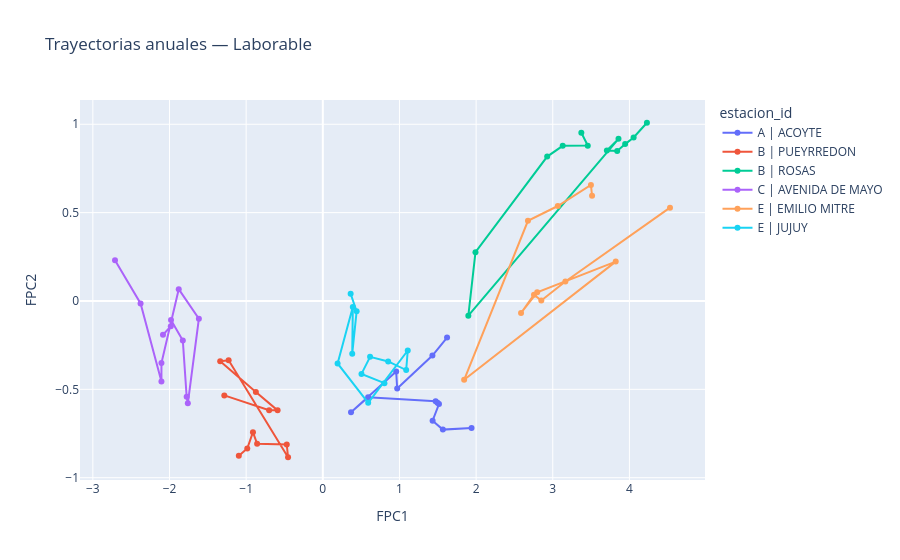
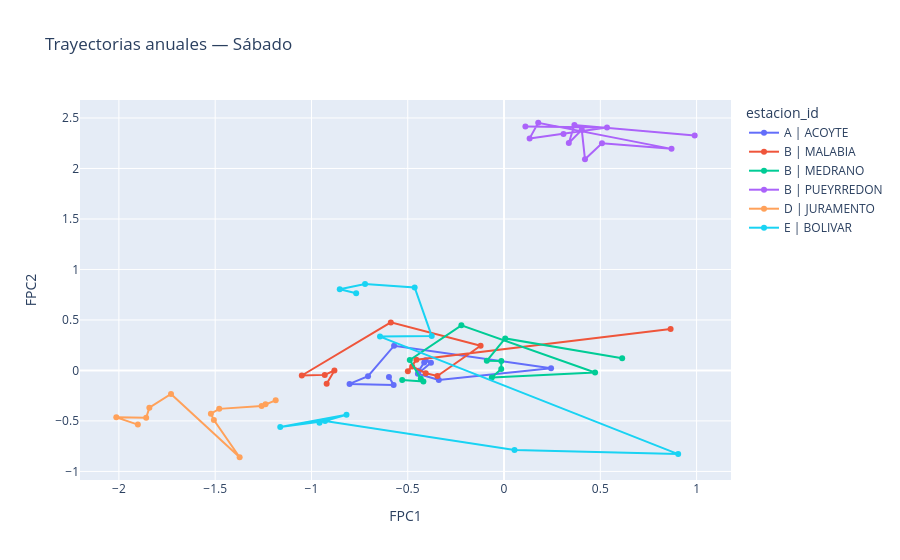
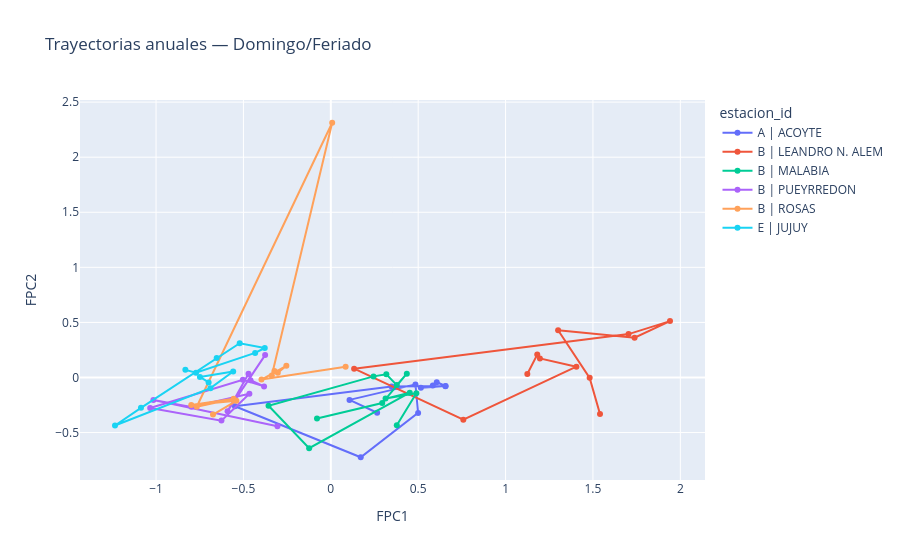

These figures' notebook cell, in order:
### Markdown cell above
## 7. Evolución anual con clusters comparables

Los clusters se ajustan una sola vez por segmento, por lo que sus etiquetas pueden seguirse a lo largo del tiempo. Para evitar conclusiones engañosas:

- los años parciales se excluyen de los gráficos de evolución por defecto;
- las proporciones anuales se muestran con **barras apiladas**, porque los años son observaciones discretas;
- se calcula una matriz de transición entre clusters de años consecutivos;
- las trayectorias se muestran sin rotular cada punto, usando información interactiva al pasar el cursor.

### Code cell
if EXCLUIR_ANIOS_PARCIALES_DE_EVOLUCION:
    scores_evol = scores_df[~scores_df["anio_parcial"]].copy()
else:
    scores_evol = scores_df.copy()

anios_parciales = sorted(
    scores_df.loc[scores_df["anio_parcial"], "anio"].unique().tolist()
)
print("Años parciales excluidos de evolución:", anios_parciales)

evolucion_frames = []
transicion_frames = []

for segmento in SEGMENTOS_DIA:
    g = scores_evol[scores_evol["segmento_dia"] == segmento].copy()
    if g.empty:
        continue

    comp = (
        g.groupby(["anio", "cluster_id"], observed=True)
        .size()
        .rename("n")
        .reset_index()
    )
    comp["proporcion"] = comp.groupby("anio")["n"].transform(
        lambda x: x / x.sum()
    )
    comp["segmento_dia"] = segmento
    evolucion_frames.append(comp)

    p = comp.pivot(
        index="anio",
        columns="cluster_id",
        values="proporcion",
    ).fillna(0)
    ax = p.plot(
        kind="bar",
        stacked=True,
        figsize=(11, 5),
        width=.82,
    )
    ax.set_xlabel("Año")
    ax.set_ylabel("Proporción")
    ax.set_title(f"Composición anual de clusters — {segmento}")
    ax.set_ylim(0, 1)
    ax.grid(axis="y", alpha=.22)
    ax.legend(title="Cluster", bbox_to_anchor=(1.01, 1), loc="upper left")
    plt.tight_layout()
    plt.show()

    # Transiciones de una misma estación entre años consecutivos.
    a = g[["estacion_id", "anio", "cluster"]].copy()
    b = a.rename(columns={
        "anio": "anio_siguiente",
        "cluster": "cluster_siguiente",
    })
    pares = a.merge(b, on="estacion_id", how="inner")
    pares = pares[
        pares["anio_siguiente"] == pares["anio"] + 1
    ].copy()

    if not pares.empty:
        ct_n = pd.crosstab(
            pares["cluster"],
            pares["cluster_siguiente"],
        )
        ct = pd.crosstab(
            pares["cluster"],
            pares["cluster_siguiente"],
            normalize="index",
        )

        for i in ct.index:
            for j in ct.columns:
                transicion_frames.append(pd.DataFrame({
                    "segmento_dia": [segmento],
                    "cluster_origen": [int(i)],
                    "cluster_destino": [int(j)],
                    "proporcion": [float(ct.loc[i, j])],
                    "n": [int(ct_n.loc[i, j])],
                }))

        fig, ax = plt.subplots(figsize=(6.2, 5.2))
        im = ax.imshow(ct.to_numpy(), vmin=0, vmax=1, aspect="auto")
        ax.set_xticks(range(len(ct.columns)), [f"C{x}" for x in ct.columns])
        ax.set_yticks(range(len(ct.index)), [f"C{x}" for x in ct.index])
        ax.set_xlabel("Cluster del año siguiente")
        ax.set_ylabel("Cluster del año actual")
        ax.set_title(f"Transiciones anuales — {segmento}")
        for i in range(ct.shape[0]):
            for j in range(ct.shape[1]):
                ax.text(j, i, f"{ct.iloc[i, j]:.0%}", ha="center", va="center")
        fig.colorbar(im, ax=ax, label="Proporción")
        plt.tight_layout()
        plt.show()

    # Trayectorias menos saturadas: solo estaciones con más años disponibles.
    top = (
        g.groupby("estacion_id")["anio"]
        .nunique()
        .sort_values(ascending=False)
        .head(6)
        .index
    )
    tray = g[g["estacion_id"].isin(top)].sort_values(
        ["estacion_id", "anio"]
    )
    if not tray.empty and "FPC2" in tray.columns:
        fig = px.line(
            tray,
            x="FPC1",
            y="FPC2",
            color="estacion_id",
            markers=True,
            hover_data=[
                "anio", "cluster_id", "periodo",
                "pax_diarios_mediana", "distancia_centroide",
            ],
            title=f"Trayectorias anuales — {segmento}",
        )
        fig.show()

# Distancia al cluster de referencia: útil para ver la ruptura pandémica.
desvio_anual = (
    scores_evol.groupby(["segmento_dia", "anio"], observed=True)
    .agg(
        distancia_mediana=("distancia_centroide", "median"),
        distancia_p90=("distancia_centroide", lambda x: x.quantile(.90)),
        perfiles=("curve_id", "size"),
    )
    .reset_index()
)

plt.figure(figsize=(11, 5))
for segmento, g in desvio_anual.groupby("segmento_dia", sort=False):
    plt.plot(
        g["anio"],
        g["distancia_mediana"],
        marker="o",
        label=segmento,
    )
plt.axvspan(2020, 2021, alpha=.10, label="Pandemia")
plt.xlabel("Año")
plt.ylabel("Distancia mediana al centroide")
plt.title("Alejamiento respecto de los patrones de referencia")
plt.grid(alpha=.25)
plt.legend()
plt.tight_layout()
plt.show()

evolucion_clusters = (
    pd.concat(evolucion_frames, ignore_index=True)
    if evolucion_frames else pd.DataFrame()
)
transiciones_clusters = (
    pd.concat(transicion_frames, ignore_index=True)
    if transicion_frames else pd.DataFrame()
)

### Figure 1 — Plotly figure (JSON) as saved in the notebook; plotly's stock layout.template omitted (floating-point values rounded to 4 significant figures)
{"data": [{"customdata": [[2014, "LAB-C1", "Pre-pandemia (2014-2019)", 12760.0, 0.7997], [2015, "LAB-C1", "Pre-pandemia (2014-2019)", 13670.0, 0.7709], [2016, "LAB-C1", "Pre-pandemia (2014-2019)", 14719, 0.7529], [2017, "LAB-C1", "Pre-pandemia (2014-2019)", 15691, 0.6389], [2018, "LAB-C1", "Pre-pandemia (2014-2019)", 16660.0, 0.6372], [2019, "LAB-C1", "Pre-pandemia (2014-2019)", 16397, 0.6355], [2020, "LAB-C1", "Pandemia (2020-2021)", 1539, 1.23], [2021, "LAB-C1", "Pandemia (2020-2021)", 5594, 1.467], [2022, "LAB-C1", "Pospandemia (2022-2026)", 11790.0, 0.8391], [2023, "LAB-C1", "Pospandemia (2022-2026)", 11136, 0.882], [2024, "LAB-C1", "Pospandemia (2022-2026)", 10299, 0.4222], [2025, "LAB-C1", "Pospandemia (2022-2026)", 10720, 0.2485]], "hovertemplate": "estacion_id=A | ACOYTE<br>FPC1=%{x}<br>FPC2=%{y}<br>anio=%{customdata[0]}<br>cluster_id=%{customdata[1]}<br>periodo=%{customdata[2]}<br>pax_diarios_mediana=%{customdata[3]}<br>distancia_centroide=%{customdata[4]}<extra></extra>", "legendgroup": "A | ACOYTE", "line": {"color": "#636efa", "dash": "solid"}, "marker": {"symbol": "circle"}, "mode": "lines+markers", "name": "A | ACOYTE", "orientation": "v", "showlegend": true, "type": "scatter", "x": [1.94, 1.566, 1.432, 1.516, 1.497, 1.472, 0.5909, 0.368, 0.9572, 0.9704, 1.43, 1.621], "xaxis": "x", "y": [-0.719, -0.7279, -0.6775, -0.5834, -0.5764, -0.5669, -0.5453, -0.6302, -0.3994, -0.4954, -0.3087, -0.2073], "yaxis": "y"}, {"customdata": [[2014, "LAB-C2", "Pre-pandemia (2014-2019)", 13630.0, 1.347], [2015, "LAB-C2", "Pre-pandemia (2014-2019)", 14770, 1.413], [2016, "LAB-C2", "Pre-pandemia (2014-2019)", 14639, 1.428], [2017, "LAB-C2", "Pre-pandemia (2014-2019)", 14090.0, 1.507], [2018, "LAB-C2", "Pre-pandemia (2014-2019)", 14975, 1.853], [2019, "LAB-C2", "Pre-pandemia (2014-2019)", 13760, 1.899], [2020, "LAB-C2", "Pandemia (2020-2021)", 1962, 0.9731], [2021, "LAB-C2", "Pandemia (2020-2021)", 6451, 0.8704], [2022, "LAB-C2", "Pospandemia (2022-2026)", 9371, 1.367], [2023, "LAB-C2", "Pospandemia (2022-2026)", 9286, 1.669], [2024, "LAB-C2", "Pospandemia (2022-2026)", 8348, 1.566], [2025, "LAB-C2", "Pospandemia (2022-2026)", 7308, 0.9997]], "hovertemplate": "estacion_id=B | PUEYRREDON<br>FPC1=%{x}<br>FPC2=%{y}<br>anio=%{customdata[0]}<br>cluster_id=%{customdata[1]}<br>periodo=%{customdata[2]}<br>pax_diarios_mediana=%{customdata[3]}<br>distancia_centroide=%{customdata[4]}<extra></extra>", "legendgroup": "B | PUEYRREDON", "line": {"color": "#EF553B", "dash": "solid"}, "marker": {"symbol": "circle"}, "mode": "lines+markers", "name": "B | PUEYRREDON", "orientation": "v", "showlegend": true, "type": "scatter", "x": [-1.096, -0.9854, -0.9113, -0.857, -0.4702, -0.4535, -1.228, -1.339, -0.8734, -0.5898, -0.7002, -1.285], "xaxis": "x", "y": [-0.8755, -0.835, -0.7425, -0.8083, -0.8122, -0.8843, -0.3358, -0.3411, -0.515, -0.619, -0.6184, -0.5342], "yaxis": "y"}, {"customdata": [[2014, "LAB-C1", "Pre-pandemia (2014-2019)", 24187, 2.733], [2015, "LAB-C1", "Pre-pandemia (2014-2019)", 27866, 2.541], [2016, "LAB-C1", "Pre-pandemia (2014-2019)", 29795, 2.424], [2017, "LAB-C1", "Pre-pandemia (2014-2019)", 30816, 2.314], [2018, "LAB-C1", "Pre-pandemia (2014-2019)", 32266, 2.189], [2019, "LAB-C1", "Pre-pandemia (2014-2019)", 32800, 2.354], [2020, "LAB-C1", "Pandemia (2020-2021)", 3387, 0.2533], [2021, "LAB-C1", "Pandemia (2020-2021)", 9362.0, 0.3978], [2022, "LAB-C1", "Pospandemia (2022-2026)", 21329, 1.477], [2023, "LAB-C1", "Pospandemia (2022-2026)", 23455, 1.681], [2024, "LAB-C1", "Pospandemia (2022-2026)", 20484, 1.972], [2025, "LAB-C1", "Pospandemia (2022-2026)", 20282, 1.93]], "hovertemplate": "estacion_id=B | ROSAS<br>FPC1=%{x}<br>FPC2=%{y}<br>anio=%{customdata[0]}<br>cluster_id=%{customdata[1]}<br>periodo=%{customdata[2]}<br>pax_diarios_mediana=%{customdata[3]}<br>distancia_centroide=%{customdata[4]}<extra></extra>", "legendgroup": "B | ROSAS", "line": {"color": "#00cc96", "dash": "solid"}, "marker": {"symbol": "circle"}, "mode": "lines+markers", "name": "B | ROSAS", "orientation": "v", "showlegend": true, "type": "scatter", "x": [4.229, 4.055, 3.944, 3.841, 3.706, 3.858, 1.899, 1.992, 2.927, 3.13, 3.457, 3.373], "xaxis": "x", "y": [1.009, 0.9251, 0.8878, 0.8492, 0.8519, 0.9175, -0.08331, 0.2759, 0.8173, 0.8778, 0.8792, 0.952], "yaxis": "y"}, {"customdata": [[2014, "LAB-C2", "Pre-pandemia (2014-2019)", 6398, 0.1627], [2015, "LAB-C2", "Pre-pandemia (2014-2019)", 6484, 0.1997], [2016, "LAB-C2", "Pre-pandemia (2014-2019)", 6883, 0.1874], [2017, "LAB-C2", "Pre-pandemia (2014-2019)", 7254.0, 0.3763], [2018, "LAB-C2", "Pre-pandemia (2014-2019)", 7222, 0.6261], [2019, "LAB-C2", "Pre-pandemia (2014-2019)", 6388, 0.6649], [2020, "LAB-C2", "Pandemia (2020-2021)", 689, 0.5433], [2021, "LAB-C2", "Pandemia (2020-2021)", 1837, 0.2993], [2022, "LAB-C2", "Pospandemia (2022-2026)", 3709, 0.3103], [2023, "LAB-C2", "Pospandemia (2022-2026)", 4023, 0.4134], [2024, "LAB-C2", "Pospandemia (2022-2026)", 3279, 0.2224], [2025, "LAB-C2", "Pospandemia (2022-2026)", 2638, 0.6191]], "hovertemplate": "estacion_id=C | AVENIDA DE MAYO<br>FPC1=%{x}<br>FPC2=%{y}<br>anio=%{customdata[0]}<br>cluster_id=%{customdata[1]}<br>periodo=%{customdata[2]}<br>pax_diarios_mediana=%{customdata[3]}<br>distancia_centroide=%{customdata[4]}<extra></extra>", "legendgroup": "C | AVENIDA DE MAYO", "line": {"color": "#ab63fa", "dash": "solid"}, "marker": {"symbol": "circle"}, "mode": "lines+markers", "name": "C | AVENIDA DE MAYO", "orientation": "v", "showlegend": true, "type": "scatter", "x": [-2.085, -1.983, -1.98, -1.826, -1.776, -1.761, -1.617, -1.88, -2.105, -2.105, -2.377, -2.711], "xaxis": "x", "y": [-0.1913, -0.1436, -0.1074, -0.2242, -0.5423, -0.5793, -0.1005, 0.06686, -0.3514, -0.4556, -0.01423, 0.2311], "yaxis": "y"}, {"customdata": [[2014, "LAB-C1", "Pre-pandemia (2014-2019)", 4022, 2.897], [2015, "LAB-C1", "Pre-pandemia (2014-2019)", 5949, 1.492], [2016, "LAB-C1", "Pre-pandemia (2014-2019)", 6392, 1.176], [2017, "LAB-C1", "Pre-pandemia (2014-2019)", 6507, 1.08], [2018, "LAB-C1", "Pre-pandemia (2014-2019)", 6907, 0.9172], [2019, "LAB-C1", "Pre-pandemia (2014-2019)", 5232, 1.122], [2020, "LAB-C1", "Pandemia (2020-2021)", 3762, 2.155], [2021, "LAB-C1", "Pandemia (2020-2021)", 1232.0, 0.5102], [2022, "LAB-C1", "Pospandemia (2022-2026)", 3581, 1.085], [2023, "LAB-C1", "Pospandemia (2022-2026)", 3668, 1.479], [2024, "LAB-C1", "Pospandemia (2022-2026)", 3554.0, 1.926], [2025, "LAB-C1", "Pospandemia (2022-2026)", 3964, 1.921]], "hovertemplate": "estacion_id=E | EMILIO MITRE<br>FPC1=%{x}<br>FPC2=%{y}<br>anio=%{customdata[0]}<br>cluster_id=%{customdata[1]}<br>periodo=%{customdata[2]}<br>pax_diarios_mediana=%{customdata[3]}<br>distancia_centroide=%{customdata[4]}<extra></extra>", "legendgroup": "E | EMILIO MITRE", "line": {"color": "#FFA15A", "dash": "solid"}, "marker": {"symbol": "circle"}, "mode": "lines+markers", "name": "E | EMILIO MITRE", "orientation": "v", "showlegend": true, "type": "scatter", "x": [4.53, 3.165, 2.851, 2.755, 2.586, 2.797, 3.821, 1.844, 2.676, 3.066, 3.498, 3.513], "xaxis": "x", "y": [0.528, 0.1104, 0.002206, 0.03584, -0.06801, 0.04875, 0.2229, -0.4461, 0.4538, 0.5374, 0.6567, 0.5951], "yaxis": "y"}, {"customdata": [[2014, "LAB-C1", "Pre-pandemia (2014-2019)", 2730, 1.004], [2015, "LAB-C1", "Pre-pandemia (2014-2019)", 2811, 1.253], [2016, "LAB-C1", "Pre-pandemia (2014-2019)", 3187, 1.115], [2017, "LAB-C1", "Pre-pandemia (2014-2019)", 3249, 0.9049], [2018, "LAB-C1", "Pre-pandemia (2014-2019)", 3639, 0.7257], [2019, "LAB-C1", "Pre-pandemia (2014-2019)", 3518, 0.6486], [2020, "LAB-C1", "Pandemia (2020-2021)", 654, 1.244], [2021, "LAB-C1", "Pandemia (2020-2021)", 1463, 1.532], [2022, "LAB-C1", "Pospandemia (2022-2026)", 2753, 1.285], [2023, "LAB-C1", "Pospandemia (2022-2026)", 2408, 1.333], [2024, "LAB-C1", "Pospandemia (2022-2026)", 2234, 1.237], [2025, "LAB-C1", "Pospandemia (2022-2026)", 2430, 1.312]], "hovertemplate": "estacion_id=E | JUJUY<br>FPC1=%{x}<br>FPC2=%{y}<br>anio=%{customdata[0]}<br>cluster_id=%{customdata[1]}<br>periodo=%{customdata[2]}<br>pax_diarios_mediana=%{customdata[3]}<br>distancia_centroide=%{customdata[4]}<extra></extra>", "legendgroup": "E | JUJUY", "line": {"color": "#19d3f3", "dash": "solid"}, "marker": {"symbol": "circle"}, "mode": "lines+markers", "name": "E | JUJUY", "orientation": "v", "showlegend": true, "type": "scatter", "x": [0.804, 0.5045, 0.6168, 0.8526, 1.088, 1.108, 0.5921, 0.1929, 0.3916, 0.3838, 0.4411, 0.3632], "xaxis": "x", "y": [-0.4651, -0.4128, -0.3159, -0.3423, -0.391, -0.2803, -0.5764, -0.3536, -0.03448, -0.2983, -0.0588, 0.04072], "yaxis": "y"}], "layout": {"legend": {"title": {"text": "estacion_id"}, "tracegroupgap": 0}, "title": {"text": "Trayectorias anuales — Laborable"}, "xaxis": {"anchor": "y", "domain": [0, 1], "title": {"text": "FPC1"}}, "yaxis": {"anchor": "x", "domain": [0, 1], "title": {"text": "FPC2"}}}}

### Figure 2 — Plotly figure (JSON) as saved in the notebook; plotly's stock layout.template omitted (floating-point values rounded to 4 significant figures)
{"data": [{"customdata": [[2014, "SAB-C3", "Pre-pandemia (2014-2019)", 5638.0, 0.6612], [2015, "SAB-C3", "Pre-pandemia (2014-2019)", 6080, 0.6157], [2016, "SAB-C3", "Pre-pandemia (2014-2019)", 6922, 0.6481], [2017, "SAB-C3", "Pre-pandemia (2014-2019)", 7509, 0.6901], [2018, "SAB-C3", "Pre-pandemia (2014-2019)", 7848, 0.6244], [2019, "SAB-C3", "Pre-pandemia (2014-2019)", 7944.0, 0.7203], [2020, "SAB-C1", "Pandemia (2020-2021)", 845, 0.6462], [2021, "SAB-C3", "Pandemia (2020-2021)", 3126, 0.6443], [2022, "SAB-C3", "Pospandemia (2022-2026)", 6346, 0.3206], [2023, "SAB-C3", "Pospandemia (2022-2026)", 6393, 0.3048], [2024, "SAB-C3", "Pospandemia (2022-2026)", 5210.0, 0.4848], [2025, "SAB-C3", "Pospandemia (2022-2026)", 5302, 0.4363]], "hovertemplate": "estacion_id=A | ACOYTE<br>FPC1=%{x}<br>FPC2=%{y}<br>anio=%{customdata[0]}<br>cluster_id=%{customdata[1]}<br>periodo=%{customdata[2]}<br>pax_diarios_mediana=%{customdata[3]}<br>distancia_centroide=%{customdata[4]}<extra></extra>", "legendgroup": "A | ACOYTE", "line": {"color": "#636efa", "dash": "solid"}, "marker": {"symbol": "circle"}, "mode": "lines+markers", "name": "A | ACOYTE", "orientation": "v", "showlegend": true, "type": "scatter", "x": [-0.4144, -0.4425, -0.4072, -0.3795, -0.4473, -0.3388, 0.2441, -0.571, -0.7063, -0.8022, -0.5732, -0.5976], "xaxis": "x", "y": [0.0794, -0.002892, 0.1019, 0.07725, -0.0322, -0.09379, 0.02137, 0.245, -0.05762, -0.1336, -0.143, -0.06494], "yaxis": "y"}, {"customdata": [[2014, "SAB-C1", "Pre-pandemia (2014-2019)", 5444, 0.8668], [2015, "SAB-C3", "Pre-pandemia (2014-2019)", 8898.0, 0.6493], [2016, "SAB-C3", "Pre-pandemia (2014-2019)", 9320, 0.6263], [2017, "SAB-C3", "Pre-pandemia (2014-2019)", 9887, 0.5945], [2018, "SAB-C3", "Pre-pandemia (2014-2019)", 10989, 0.6556], [2019, "SAB-C3", "Pre-pandemia (2014-2019)", 10317, 0.7406], [2020, "SAB-C1", "Pandemia (2020-2021)", 1042.0, 1.007], [2021, "SAB-C3", "Pandemia (2020-2021)", 3212.0, 0.917], [2022, "SAB-C3", "Pospandemia (2022-2026)", 7652, 0.06241], [2023, "SAB-C3", "Pospandemia (2022-2026)", 8144, 0.1915], [2024, "SAB-C3", "Pospandemia (2022-2026)", 6295, 0.2062], [2025, "SAB-C3", "Pospandemia (2022-2026)", 5625, 0.1397]], "hovertemplate": "estacion_id=B | MALABIA<br>FPC1=%{x}<br>FPC2=%{y}<br>anio=%{customdata[0]}<br>cluster_id=%{customdata[1]}<br>periodo=%{customdata[2]}<br>pax_diarios_mediana=%{customdata[3]}<br>distancia_centroide=%{customdata[4]}<extra></extra>", "legendgroup": "B | MALABIA", "line": {"color": "#EF553B", "dash": "solid"}, "marker": {"symbol": "circle"}, "mode": "lines+markers", "name": "B | MALABIA", "orientation": "v", "showlegend": true, "type": "scatter", "x": [0.865, -0.4551, -0.4995, -0.4769, -0.4067, -0.346, -0.1217, -0.588, -1.05, -0.9309, -0.8808, -0.9211], "xaxis": "x", "y": [0.4112, 0.1054, -0.008721, 0.03986, -0.02783, -0.05479, 0.2442, 0.4758, -0.04995, -0.044, -0.0007925, -0.1313], "yaxis": "y"}, {"customdata": [[2014, "SAB-C1", "Pre-pandemia (2014-2019)", 5008, 0.9555], [2015, "SAB-C1", "Pre-pandemia (2014-2019)", 7774, 0.9039], [2016, "SAB-C1", "Pre-pandemia (2014-2019)", 8989, 0.808], [2017, "SAB-C1", "Pre-pandemia (2014-2019)", 9530, 0.7296], [2018, "SAB-C1", "Pre-pandemia (2014-2019)", 9552.0, 0.7128], [2019, "SAB-C1", "Pre-pandemia (2014-2019)", 9072.0, 0.7672], [2020, "SAB-C1", "Pandemia (2020-2021)", 855, 0.5712], [2021, "SAB-C3", "Pandemia (2020-2021)", 2557, 1.021], [2022, "SAB-C3", "Pospandemia (2022-2026)", 7248, 0.6369], [2023, "SAB-C3", "Pospandemia (2022-2026)", 7511, 0.7653], [2024, "SAB-C3", "Pospandemia (2022-2026)", 5918.0, 0.7607], [2025, "SAB-C3", "Pospandemia (2022-2026)", 5624.0, 0.6278]], "hovertemplate": "estacion_id=B | MEDRANO<br>FPC1=%{x}<br>FPC2=%{y}<br>anio=%{customdata[0]}<br>cluster_id=%{customdata[1]}<br>periodo=%{customdata[2]}<br>pax_diarios_mediana=%{customdata[3]}<br>distancia_centroide=%{customdata[4]}<extra></extra>", "legendgroup": "B | MEDRANO", "line": {"color": "#00cc96", "dash": "solid"}, "marker": {"symbol": "circle"}, "mode": "lines+markers", "name": "B | MEDRANO", "orientation": "v", "showlegend": true, "type": "scatter", "x": [0.6135, 0.006021, -0.08947, -0.01421, -0.01442, -0.06349, 0.4727, -0.2214, -0.4892, -0.4322, -0.4187, -0.5288], "xaxis": "x", "y": [0.1218, 0.317, 0.09544, 0.09381, 0.01407, -0.06949, -0.02088, 0.4465, 0.1034, -0.08259, -0.1097, -0.09372], "yaxis": "y"}, {"customdata": [[2014, "SAB-C2", "Pre-pandemia (2014-2019)", 5645, 0.9264], [2015, "SAB-C2", "Pre-pandemia (2014-2019)", 7899, 0.7817], [2016, "SAB-C2", "Pre-pandemia (2014-2019)", 8173, 0.6177], [2017, "SAB-C2", "Pre-pandemia (2014-2019)", 7702, 0.7308], [2018, "SAB-C2", "Pre-pandemia (2014-2019)", 7845, 0.4599], [2019, "SAB-C2", "Pre-pandemia (2014-2019)", 7576, 0.6176], [2020, "SAB-C2", "Pandemia (2020-2021)", 975.5, 0.8715], [2021, "SAB-C2", "Pandemia (2020-2021)", 4012.0, 1.045], [2022, "SAB-C2", "Pospandemia (2022-2026)", 6453, 0.7878], [2023, "SAB-C2", "Pospandemia (2022-2026)", 6611, 0.7673], [2024, "SAB-C2", "Pospandemia (2022-2026)", 5489, 0.7906], [2025, "SAB-C2", "Pospandemia (2022-2026)", 4871, 0.8916]], "hovertemplate": "estacion_id=B | PUEYRREDON<br>FPC1=%{x}<br>FPC2=%{y}<br>anio=%{customdata[0]}<br>cluster_id=%{customdata[1]}<br>periodo=%{customdata[2]}<br>pax_diarios_mediana=%{customdata[3]}<br>distancia_centroide=%{customdata[4]}<extra></extra>", "legendgroup": "B | PUEYRREDON", "line": {"color": "#ab63fa", "dash": "solid"}, "marker": {"symbol": "circle"}, "mode": "lines+markers", "name": "B | PUEYRREDON", "orientation": "v", "showlegend": true, "type": "scatter", "x": [0.9901, 0.3655, 0.3364, 0.4037, 0.4203, 0.5086, 0.8698, 0.1775, 0.1328, 0.3086, 0.5348, 0.111], "xaxis": "x", "y": [2.326, 2.431, 2.252, 2.382, 2.092, 2.249, 2.194, 2.453, 2.298, 2.342, 2.405, 2.415], "yaxis": "y"}, {"customdata": [[2014, "SAB-C3", "Pre-pandemia (2014-2019)", 8016.0, 0.2885], [2015, "SAB-C3", "Pre-pandemia (2014-2019)", 9304, 0.36], [2016, "SAB-C3", "Pre-pandemia (2014-2019)", 9904, 0.4068], [2017, "SAB-C3", "Pre-pandemia (2014-2019)", 10690, 0.5563], [2018, "SAB-C3", "Pre-pandemia (2014-2019)", 10800.0, 0.624], [2019, "SAB-C3", "Pre-pandemia (2014-2019)", 11017, 0.6552], [2020, "SAB-C3", "Pandemia (2020-2021)", 1220, 1.064], [2021, "SAB-C3", "Pandemia (2020-2021)", 4024, 0.8755], [2022, "SAB-C3", "Pospandemia (2022-2026)", 9091, 0.8905], [2023, "SAB-C3", "Pospandemia (2022-2026)", 9476, 0.9221], [2024, "SAB-C3", "Pospandemia (2022-2026)", 6848.0, 1.067], [2025, "SAB-C3", "Pospandemia (2022-2026)", 8302, 0.9864]], "hovertemplate": "estacion_id=D | JURAMENTO<br>FPC1=%{x}<br>FPC2=%{y}<br>anio=%{customdata[0]}<br>cluster_id=%{customdata[1]}<br>periodo=%{customdata[2]}<br>pax_diarios_mediana=%{customdata[3]}<br>distancia_centroide=%{customdata[4]}<extra></extra>", "legendgroup": "D | JURAMENTO", "line": {"color": "#FFA15A", "dash": "solid"}, "marker": {"symbol": "circle"}, "mode": "lines+markers", "name": "D | JURAMENTO", "orientation": "v", "showlegend": true, "type": "scatter", "x": [-1.186, -1.239, -1.259, -1.479, -1.522, -1.507, -1.373, -1.729, -1.842, -1.858, -2.013, -1.902], "xaxis": "x", "y": [-0.2959, -0.3343, -0.3511, -0.3805, -0.4287, -0.4915, -0.8597, -0.2329, -0.3685, -0.4685, -0.4647, -0.5365], "yaxis": "y"}, {"customdata": [[2014, "SAB-C3", "Pre-pandemia (2014-2019)", 2064.0, 1.052], [2015, "SAB-C3", "Pre-pandemia (2014-2019)", 2382, 1.101], [2016, "SAB-C3", "Pre-pandemia (2014-2019)", 3017, 1.14], [2017, "SAB-C3", "Pre-pandemia (2014-2019)", 3097, 1.252], [2018, "SAB-C3", "Pre-pandemia (2014-2019)", 3784.0, 1.008], [2019, "SAB-C3", "Pre-pandemia (2014-2019)", 3237, 0.6903], [2020, "SAB-C1", "Pandemia (2020-2021)", 404, 0.677], [2021, "SAB-C1", "Pandemia (2020-2021)", 1077, 0.8022], [2022, "SAB-C3", "Pospandemia (2022-2026)", 2465, 0.436], [2023, "SAB-C3", "Pospandemia (2022-2026)", 2364, 0.5002], [2024, "SAB-C3", "Pospandemia (2022-2026)", 1827, 0.482], [2025, "SAB-C3", "Pospandemia (2022-2026)", 1884.0, 0.4755]], "hovertemplate": "estacion_id=E | BOLIVAR<br>FPC1=%{x}<br>FPC2=%{y}<br>anio=%{customdata[0]}<br>cluster_id=%{customdata[1]}<br>periodo=%{customdata[2]}<br>pax_diarios_mediana=%{customdata[3]}<br>distancia_centroide=%{customdata[4]}<extra></extra>", "legendgroup": "E | BOLIVAR", "line": {"color": "#19d3f3", "dash": "solid"}, "marker": {"symbol": "circle"}, "mode": "lines+markers", "name": "E | BOLIVAR", "orientation": "v", "showlegend": true, "type": "scatter", "x": [-0.7679, -0.8531, -0.7218, -0.4641, -0.3755, -0.6441, 0.9044, 0.05438, -0.9293, -1.162, -0.8181, -0.9581], "xaxis": "x", "y": [0.7647, 0.8033, 0.8558, 0.8218, 0.3404, 0.335, -0.8286, -0.7867, -0.5008, -0.5596, -0.4388, -0.5168], "yaxis": "y"}], "layout": {"legend": {"title": {"text": "estacion_id"}, "tracegroupgap": 0}, "title": {"text": "Trayectorias anuales — Sábado"}, "xaxis": {"anchor": "y", "domain": [0, 1], "title": {"text": "FPC1"}}, "yaxis": {"anchor": "x", "domain": [0, 1], "title": {"text": "FPC2"}}}}

### Figure 3 — Plotly figure (JSON) as saved in the notebook; plotly's stock layout.template omitted (floating-point values rounded to 4 significant figures)
{"data": [{"customdata": [[2014, "DOM-C2", "Pre-pandemia (2014-2019)", 2520.0, 0.71], [2015, "DOM-C2", "Pre-pandemia (2014-2019)", 3130, 0.8637], [2016, "DOM-C2", "Pre-pandemia (2014-2019)", 3234, 0.8124], [2017, "DOM-C2", "Pre-pandemia (2014-2019)", 3453, 0.7806], [2018, "DOM-C2", "Pre-pandemia (2014-2019)", 3820, 0.7432], [2019, "DOM-C1", "Pre-pandemia (2014-2019)", 3690, 0.8347], [2020, "DOM-C1", "Pandemia (2020-2021)", 361, 0.3301], [2021, "DOM-C1", "Pandemia (2020-2021)", 1696, 0.9394], [2022, "DOM-C2", "Pospandemia (2022-2026)", 3167, 0.9418], [2023, "DOM-C2", "Pospandemia (2022-2026)", 3260, 0.9364], [2024, "DOM-C1", "Pospandemia (2022-2026)", 2848.0, 0.7319], [2025, "DOM-C1", "Pospandemia (2022-2026)", 2931, 0.8208]], "hovertemplate": "estacion_id=A | ACOYTE<br>FPC1=%{x}<br>FPC2=%{y}<br>anio=%{customdata[0]}<br>cluster_id=%{customdata[1]}<br>periodo=%{customdata[2]}<br>pax_diarios_mediana=%{customdata[3]}<br>distancia_centroide=%{customdata[4]}<extra></extra>", "legendgroup": "A | ACOYTE", "line": {"color": "#636efa", "dash": "solid"}, "marker": {"symbol": "circle"}, "mode": "lines+markers", "name": "A | ACOYTE", "orientation": "v", "showlegend": true, "type": "scatter", "x": [0.6557, 0.5152, 0.5838, 0.6062, 0.6569, 0.3477, -0.5488, 0.1712, 0.4995, 0.4843, 0.107, 0.265], "xaxis": "x", "y": [-0.07934, -0.09346, -0.07381, -0.04325, -0.07732, -0.08085, -0.2608, -0.7241, -0.3216, -0.06255, -0.2032, -0.3203], "yaxis": "y"}, {"customdata": [[2014, "DOM-C2", "Pre-pandemia (2014-2019)", 3111, 0.9326], [2015, "DOM-C2", "Pre-pandemia (2014-2019)", 4374.0, 0.4925], [2016, "DOM-C2", "Pre-pandemia (2014-2019)", 4374, 0.6838], [2017, "DOM-C2", "Pre-pandemia (2014-2019)", 5132.0, 0.7075], [2018, "DOM-C2", "Pre-pandemia (2014-2019)", 5682, 0.8945], [2019, "DOM-C2", "Pre-pandemia (2014-2019)", 4797, 0.6625], [2020, "DOM-C1", "Pandemia (2020-2021)", 393, 1.746], [2021, "DOM-C2", "Pandemia (2020-2021)", 1785, 1.072], [2022, "DOM-C2", "Pospandemia (2022-2026)", 3742, 0.4827], [2023, "DOM-C2", "Pospandemia (2022-2026)", 3742.0, 0.5923], [2024, "DOM-C2", "Pospandemia (2022-2026)", 2818.0, 0.5602], [2025, "DOM-C2", "Pospandemia (2022-2026)", 2696, 0.5161]], "hovertemplate": "estacion_id=B | LEANDRO N. ALEM<br>FPC1=%{x}<br>FPC2=%{y}<br>anio=%{customdata[0]}<br>cluster_id=%{customdata[1]}<br>periodo=%{customdata[2]}<br>pax_diarios_mediana=%{customdata[3]}<br>distancia_centroide=%{customdata[4]}<extra></extra>", "legendgroup": "B | LEANDRO N. ALEM", "line": {"color": "#EF553B", "dash": "solid"}, "marker": {"symbol": "circle"}, "mode": "lines+markers", "name": "B | LEANDRO N. ALEM", "orientation": "v", "showlegend": true, "type": "scatter", "x": [1.54, 1.481, 1.301, 1.738, 1.941, 1.704, 0.1333, 0.7583, 1.405, 1.197, 1.181, 1.124], "xaxis": "x", "y": [-0.3309, -0.00338, 0.4288, 0.3608, 0.512, 0.394, 0.07985, -0.3831, 0.09847, 0.1731, 0.2076, 0.0315], "yaxis": "y"}, {"customdata": [[2014, "DOM-C1", "Pre-pandemia (2014-2019)", 2384, 0.5348], [2015, "DOM-C1", "Pre-pandemia (2014-2019)", 4070, 0.7573], [2016, "DOM-C1", "Pre-pandemia (2014-2019)", 4220, 0.8633], [2017, "DOM-C1", "Pre-pandemia (2014-2019)", 4201, 0.8085], [2018, "DOM-C1", "Pre-pandemia (2014-2019)", 5032, 0.7486], [2019, "DOM-C1", "Pre-pandemia (2014-2019)", 4687, 0.6721], [2020, "DOM-C1", "Pandemia (2020-2021)", 389, 0.7219], [2021, "DOM-C1", "Pandemia (2020-2021)", 1356.0, 0.7205], [2022, "DOM-C1", "Pospandemia (2022-2026)", 3959, 0.9109], [2023, "DOM-C1", "Pospandemia (2022-2026)", 3892, 0.7955], [2024, "DOM-C2", "Pospandemia (2022-2026)", 3084.0, 0.8931], [2025, "DOM-C1", "Pospandemia (2022-2026)", 3015, 0.9295]], "hovertemplate": "estacion_id=B | MALABIA<br>FPC1=%{x}<br>FPC2=%{y}<br>anio=%{customdata[0]}<br>cluster_id=%{customdata[1]}<br>periodo=%{customdata[2]}<br>pax_diarios_mediana=%{customdata[3]}<br>distancia_centroide=%{customdata[4]}<extra></extra>", "legendgroup": "B | MALABIA", "line": {"color": "#00cc96", "dash": "solid"}, "marker": {"symbol": "circle"}, "mode": "lines+markers", "name": "B | MALABIA", "orientation": "v", "showlegend": true, "type": "scatter", "x": [-0.07909, 0.2942, 0.4349, 0.3776, 0.3177, 0.2445, -0.3563, -0.124, 0.4519, 0.3133, 0.4894, 0.3776], "xaxis": "x", "y": [-0.3717, -0.2322, 0.03469, -0.06877, 0.02968, 0.01006, -0.2561, -0.6414, -0.1383, -0.1918, -0.1439, -0.4328], "yaxis": "y"}, {"customdata": [[2014, "DOM-C1", "Pre-pandemia (2014-2019)", 1478, 0.2734], [2015, "DOM-C1", "Pre-pandemia (2014-2019)", 2189, 0.3673], [2016, "DOM-C1", "Pre-pandemia (2014-2019)", 2286.0, 0.06969], [2017, "DOM-C1", "Pre-pandemia (2014-2019)", 2056, 0.04763], [2018, "DOM-C1", "Pre-pandemia (2014-2019)", 2420.0, 0.1079], [2019, "DOM-C1", "Pre-pandemia (2014-2019)", 2117, 0.1045], [2020, "DOM-C1", "Pandemia (2020-2021)", 274, 0.7528], [2021, "DOM-C1", "Pandemia (2020-2021)", 1324, 0.4433], [2022, "DOM-C1", "Pospandemia (2022-2026)", 2034, 0.1595], [2023, "DOM-C1", "Pospandemia (2022-2026)", 2094, 0.4578], [2024, "DOM-C1", "Pospandemia (2022-2026)", 1752.0, 0.6244], [2025, "DOM-C1", "Pospandemia (2022-2026)", 1784, 0.5373]], "hovertemplate": "estacion_id=B | PUEYRREDON<br>FPC1=%{x}<br>FPC2=%{y}<br>anio=%{customdata[0]}<br>cluster_id=%{customdata[1]}<br>periodo=%{customdata[2]}<br>pax_diarios_mediana=%{customdata[3]}<br>distancia_centroide=%{customdata[4]}<extra></extra>", "legendgroup": "B | PUEYRREDON", "line": {"color": "#ab63fa", "dash": "solid"}, "marker": {"symbol": "circle"}, "mode": "lines+markers", "name": "B | PUEYRREDON", "orientation": "v", "showlegend": true, "type": "scatter", "x": [-0.3759, -0.5908, -0.4708, -0.4595, -0.3818, -0.5032, -1.034, -0.6257, -0.4659, -0.7982, -1.015, -0.3053], "xaxis": "x", "y": [0.2033, -0.3055, 0.03411, -0.02515, -0.08079, -0.01987, -0.2767, -0.3916, -0.1476, -0.2667, -0.2037, -0.4435], "yaxis": "y"}, {"customdata": [[2014, "DOM-C1", "Pre-pandemia (2014-2019)", 3027, 0.5415], [2015, "DOM-C1", "Pre-pandemia (2014-2019)", 5002.0, 0.03489], [2016, "DOM-C1", "Pre-pandemia (2014-2019)", 5291, 0.2414], [2017, "DOM-C1", "Pre-pandemia (2014-2019)", 5631, 0.1702], [2018, "DOM-C1", "Pre-pandemia (2014-2019)", 6247, 0.1378], [2019, "DOM-C1", "Pre-pandemia (2014-2019)", 6491, 0.1658], [2020, "DOM-C1", "Pandemia (2020-2021)", 739, 2.359], [2021, "DOM-C1", "Pandemia (2020-2021)", 2487, 0.4304], [2022, "DOM-C1", "Pospandemia (2022-2026)", 5271, 0.2321], [2023, "DOM-C1", "Pospandemia (2022-2026)", 5185, 0.4466], [2024, "DOM-C1", "Pospandemia (2022-2026)", 4702.0, 0.2515], [2025, "DOM-C1", "Pospandemia (2022-2026)", 5242.0, 0.4159]], "hovertemplate": "estacion_id=B | ROSAS<br>FPC1=%{x}<br>FPC2=%{y}<br>anio=%{customdata[0]}<br>cluster_id=%{customdata[1]}<br>periodo=%{customdata[2]}<br>pax_diarios_mediana=%{customdata[3]}<br>distancia_centroide=%{customdata[4]}<extra></extra>", "legendgroup": "B | ROSAS", "line": {"color": "#FFA15A", "dash": "solid"}, "marker": {"symbol": "circle"}, "mode": "lines+markers", "name": "B | ROSAS", "orientation": "v", "showlegend": true, "type": "scatter", "x": [0.08493, -0.3968, -0.2544, -0.3034, -0.3225, -0.3377, 0.007834, -0.7673, -0.5558, -0.7985, -0.5404, -0.6741], "xaxis": "x", "y": [0.09724, -0.01907, 0.1065, 0.04312, 0.05879, 0.01801, 2.313, -0.2656, -0.1937, -0.2503, -0.2118, -0.3363], "yaxis": "y"}, {"customdata": [[2014, "DOM-C1", "Pre-pandemia (2014-2019)", 630.5, 0.4537], [2015, "DOM-C1", "Pre-pandemia (2014-2019)", 728.5, 0.3534], [2016, "DOM-C1", "Pre-pandemia (2014-2019)", 912, 0.2491], [2017, "DOM-C1", "Pre-pandemia (2014-2019)", 980, 0.2888], [2018, "DOM-C1", "Pre-pandemia (2014-2019)", 1150, 0.3297], [2019, "DOM-C1", "Pre-pandemia (2014-2019)", 1124, 0.2958], [2020, "DOM-C1", "Pandemia (2020-2021)", 187, 0.7524], [2021, "DOM-C1", "Pandemia (2020-2021)", 518.5, 0.9228], [2022, "DOM-C1", "Pospandemia (2022-2026)", 987, 0.3699], [2023, "DOM-C1", "Pospandemia (2022-2026)", 866, 0.1587], [2024, "DOM-C1", "Pospandemia (2022-2026)", 700, 0.3522], [2025, "DOM-C1", "Pospandemia (2022-2026)", 824, 0.3879]], "hovertemplate": "estacion_id=E | JUJUY<br>FPC1=%{x}<br>FPC2=%{y}<br>anio=%{customdata[0]}<br>cluster_id=%{customdata[1]}<br>periodo=%{customdata[2]}<br>pax_diarios_mediana=%{customdata[3]}<br>distancia_centroide=%{customdata[4]}<extra></extra>", "legendgroup": "E | JUJUY", "line": {"color": "#19d3f3", "dash": "solid"}, "marker": {"symbol": "circle"}, "mode": "lines+markers", "name": "E | JUJUY", "orientation": "v", "showlegend": true, "type": "scatter", "x": [-0.8322, -0.7713, -0.433, -0.3779, -0.5213, -0.653, -1.086, -1.235, -0.6886, -0.5586, -0.749, -0.6991], "xaxis": "x", "y": [0.06927, 0.04324, 0.2233, 0.2676, 0.3112, 0.1765, -0.2753, -0.4359, -0.09699, 0.05475, 0.004692, -0.04472], "yaxis": "y"}], "layout": {"legend": {"title": {"text": "estacion_id"}, "tracegroupgap": 0}, "title": {"text": "Trayectorias anuales — Domingo/Feriado"}, "xaxis": {"anchor": "y", "domain": [0, 1], "title": {"text": "FPC1"}}, "yaxis": {"anchor": "x", "domain": [0, 1], "title": {"text": "FPC2"}}}}
